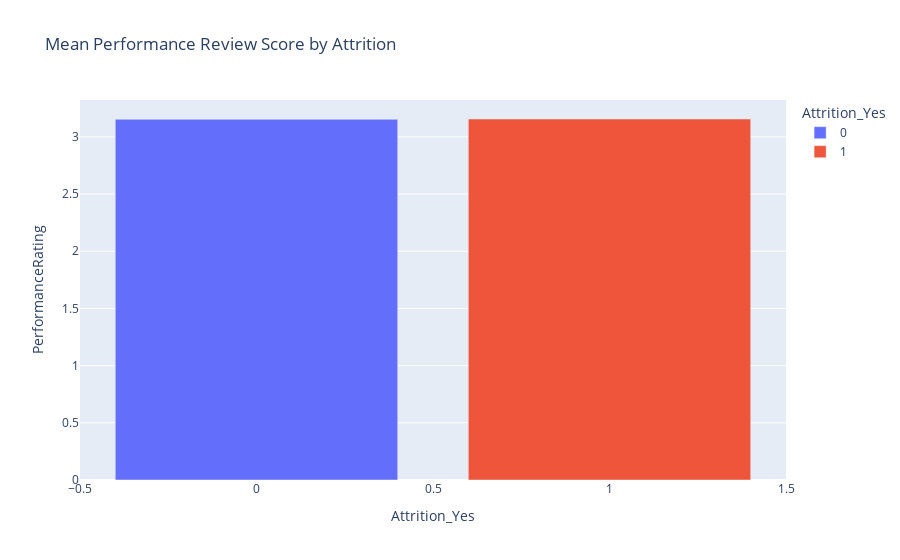

Source (notebook cell):
### Code cell
fig = px.bar(distance_by_rating, x= 'Attrition_Yes', y = 'PerformanceRating',  
             color = 'Attrition_Yes', title= 'Mean Performance Review Score by Attrition')
fig.show()

### Figure 1 — Plotly figure (JSON) as saved in the notebook; plotly's stock layout.template omitted (floating-point values rounded to 4 significant figures)
{"data": [{"alignmentgroup": "True", "hovertemplate": "Attrition_Yes=%{x}<br>PerformanceRating=%{y}<extra></extra>", "legendgroup": "0", "marker": {"color": "#636efa"}, "name": "0", "offsetgroup": "0", "orientation": "v", "showlegend": true, "textposition": "auto", "type": "bar", "x": [0], "xaxis": "x", "y": [3.153], "yaxis": "y"}, {"alignmentgroup": "True", "hovertemplate": "Attrition_Yes=%{x}<br>PerformanceRating=%{y}<extra></extra>", "legendgroup": "1", "marker": {"color": "#EF553B"}, "name": "1", "offsetgroup": "1", "orientation": "v", "showlegend": true, "textposition": "auto", "type": "bar", "x": [1], "xaxis": "x", "y": [3.156], "yaxis": "y"}], "layout": {"barmode": "relative", "legend": {"title": {"text": "Attrition_Yes"}, "tracegroupgap": 0}, "title": {"text": "Mean Performance Review Score by Attrition"}, "xaxis": {"anchor": "y", "categoryarray": [0, 1], "categoryorder": "array", "domain": [0, 1], "title": {"text": "Attrition_Yes"}}, "yaxis": {"anchor": "x", "domain": [0, 1], "title": {"text": "PerformanceRating"}}}}
